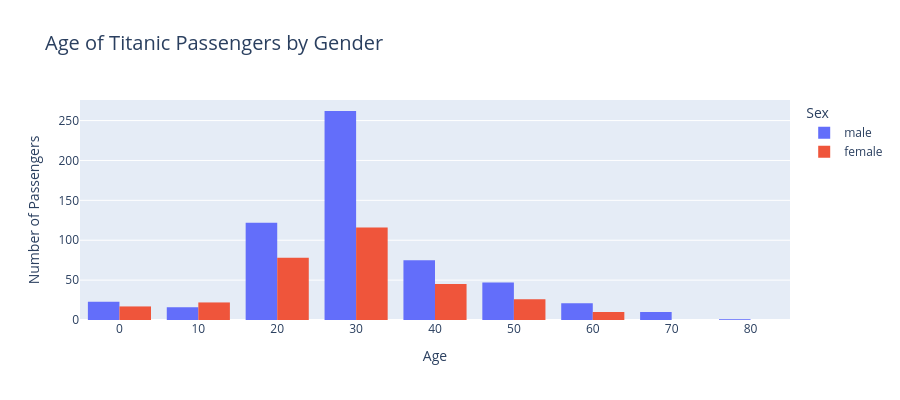

Notebook cell for this chart:
### Code cell
import plotly.express as px

fig = px.histogram(
    train_df,
    x="Age",
    color="Sex",                 # Adds color based on gender (Sex). Similar to hue in seaborn
    nbins=8,                             # bins (bar groups). Same as bins=8. Fewer bins = wider bars, more bins = narrower bars.
    barmode="group",                                                # Same as multiple="dodge"
    title="Age of Titanic Passengers by Gender",
    labels={"Age": "Age", "count": "Number of Passengers"},
    width=900,
    height=400
)

fig.update_layout(
    xaxis_title="Age",
    yaxis_title="Number of Passengers",
    title_font_size=20,
    legend_title="Sex"
)

fig.show()

### Figure 1 — Plotly figure (JSON) as saved in the notebook; plotly's stock layout.template omitted (floating-point values rounded to 4 significant figures; data arrays with more than 128 entries replaced by an {"elided": "..."} marker saying what was removed)
{"data": [{"alignmentgroup": "True", "bingroup": "x", "hovertemplate": "Sex=male<br>Age=%{x}<br>count=%{y}<extra></extra>", "legendgroup": "male", "marker": {"color": "#636efa", "pattern": {"shape": ""}}, "name": "male", "nbinsx": 8, "offsetgroup": "male", "orientation": "v", "showlegend": true, "type": "histogram", "x": {"elided": "577 float values"}, "xaxis": "x", "yaxis": "y"}, {"alignmentgroup": "True", "bingroup": "x", "hovertemplate": "Sex=female<br>Age=%{x}<br>count=%{y}<extra></extra>", "legendgroup": "female", "marker": {"color": "#EF553B", "pattern": {"shape": ""}}, "name": "female", "nbinsx": 8, "offsetgroup": "female", "orientation": "v", "showlegend": true, "type": "histogram", "x": {"elided": "314 float values"}, "xaxis": "x", "yaxis": "y"}], "layout": {"barmode": "group", "height": 400, "legend": {"title": {"text": "Sex"}, "tracegroupgap": 0}, "title": {"font": {"size": 20}, "text": "Age of Titanic Passengers by Gender"}, "width": 900, "xaxis": {"anchor": "y", "domain": [0, 1], "title": {"text": "Age"}}, "yaxis": {"anchor": "x", "domain": [0, 1], "title": {"text": "Number of Passengers"}}}}
